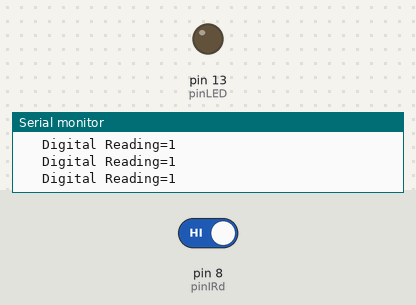
This sketch was run on a simulated Arduino Uno, built with avr-gcc and run on an emulated ATmega328P. On the bench: output pins drawn as LEDs (lit = HIGH), the last lines printed to the serial monitor. Dashed ring = blinking. Inputs (shaded band) come from the test bench; at power-on: pin 8 (pinIRd) HIGH.

Above: at 1.3 s.
1.4 s: pin 8 (pinIRd) driven LOW
At 1.5 s:
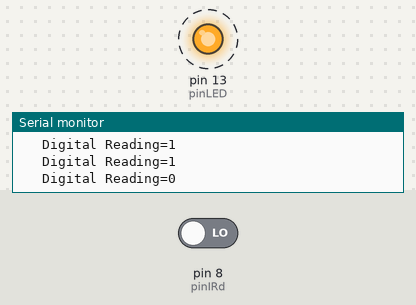
4.4 s: pin 8 (pinIRd) driven HIGH
At 4.4 s:
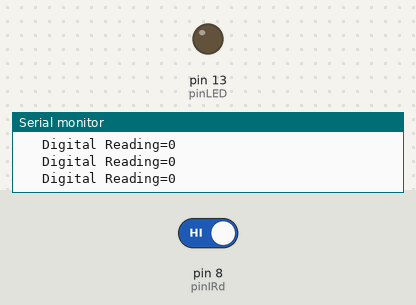
Timing chart, 0 to 7.4 s (numbered marks = the images above; inputs shaded):
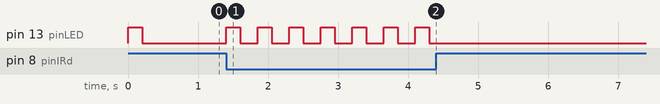

The sketch:

InfraredSensor1.ino
```cpp
const int pinIRd = 8;
const int pinLED = 13;

int IRvalueD = LOW;


void setup() {
  Serial.begin(9600);
  pinMode(pinIRd, INPUT);
  pinMode(pinLED, OUTPUT);


}

void loop() {
  Serial.print("\t Digital Reading=");
  Serial.println(IRvalueD);

  if (IRvalueD == LOW) {
    digitalWrite(LED_BUILTIN, HIGH);
    delay(200);
    digitalWrite(LED_BUILTIN, LOW);
    delay(200);

  }

  else {
    digitalWrite(LED_BUILTIN, LOW);
  }

  delay(50);

  IRvalueD = digitalRead(pinIRd);


}
```

Measured:
- after the input at 1.4 s, pin 13 (pinLED): alternates HIGH for 0.20 s and LOW for 0.25 s, starting at once
- after the input at 4.4 s, pin 13 (pinLED): stops changing and stays LOW
